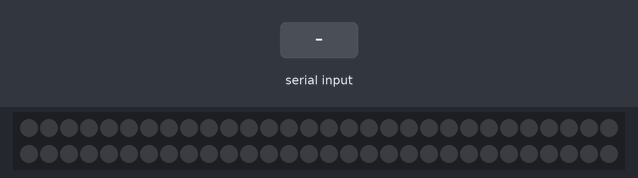
The sketch below on a simulated Arduino Uno, built with avr-gcc and run on an emulated ATmega328P. On the bench: 60 RGB LEDs in strip order, left to right, continuing on the next row. The test bench sets the inputs (shaded band). Dim RGB values are drawn brighter than linear.

Above: at 1.2 s.
1.3 s: "loading,45\n" received over Serial
At 2.5 s:
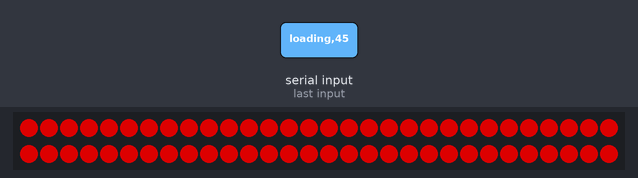
2.8 s: "loading\n" received over Serial
At 3.7 s:
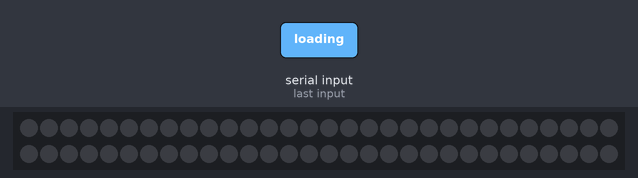
Timing chart, 0 to 5.8 s (numbered marks = the images above; inputs shaded):
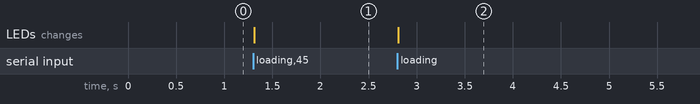

Measured:
- after the input at 1.3 s, the LEDs: change at once (image 1)
- after the input at 2.8 s, the LEDs: change at once (image 2)

The sketch:

LEDstripe.ino
```cpp
#include <Adafruit_NeoPixel.h>
#ifdef __AVR__
  #include <avr/power.h>
#endif

#define PIN        6  // Change to the correct pin
#define NUMPIXELS 60 // Adjust based on your LED strip

Adafruit_NeoPixel pixels(NUMPIXELS, PIN, NEO_GRB + NEO_KHZ800);

void setup() {
  pixels.begin();
  Serial.begin(9600);
}

void loop() {
  if (Serial.available() > 0) {
    String command = Serial.readStringUntil('\n');
    if (command.startsWith("loading")) {
      int state = command.charAt(8) - '0';  // Extract the state number
      updateLEDs(state);
    } else if (command == "reset") {
      pixels.clear();
      pixels.show();
    }
  }
}

void updateLEDs(int state) {
  // Clear previous state
  pixels.clear();

  // Calculate how many LEDs to light up based on the state
  int ledsToLight = state * (NUMPIXELS / 4);  // Example: Divide strip into 4 segments

  for(int i = 0; i < ledsToLight; i++) {
    pixels.setPixelColor(i, pixels.Color(150, 0, 0));  // Example: Set to green
  }
  pixels.show();
}
```
